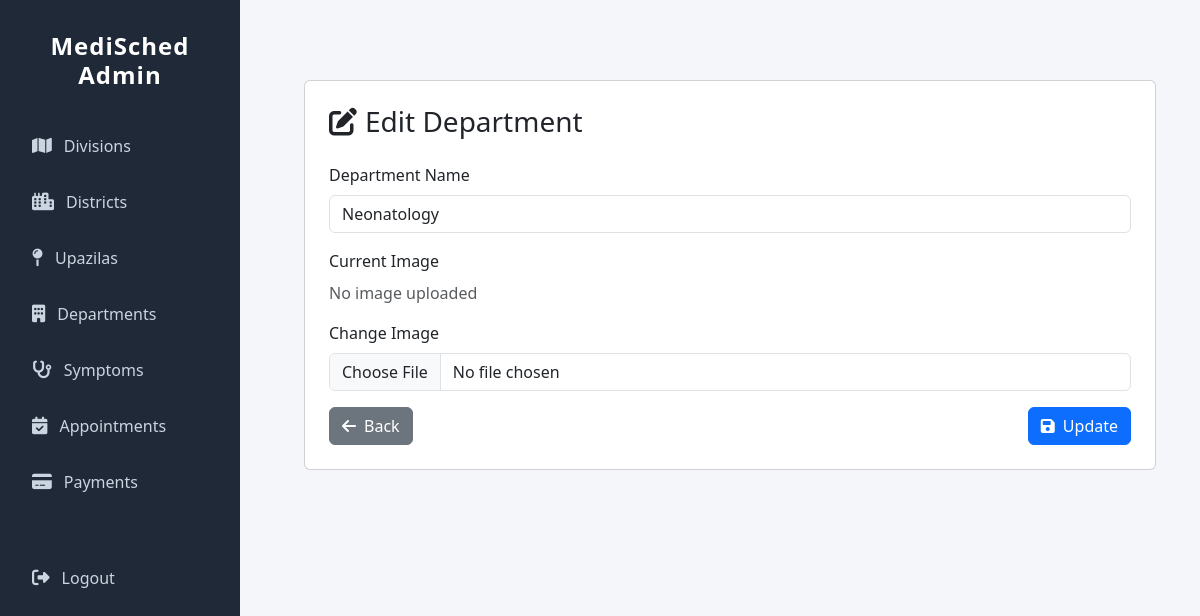
The page /adminapp/departments/edit/5/ on the database as committed earlier.
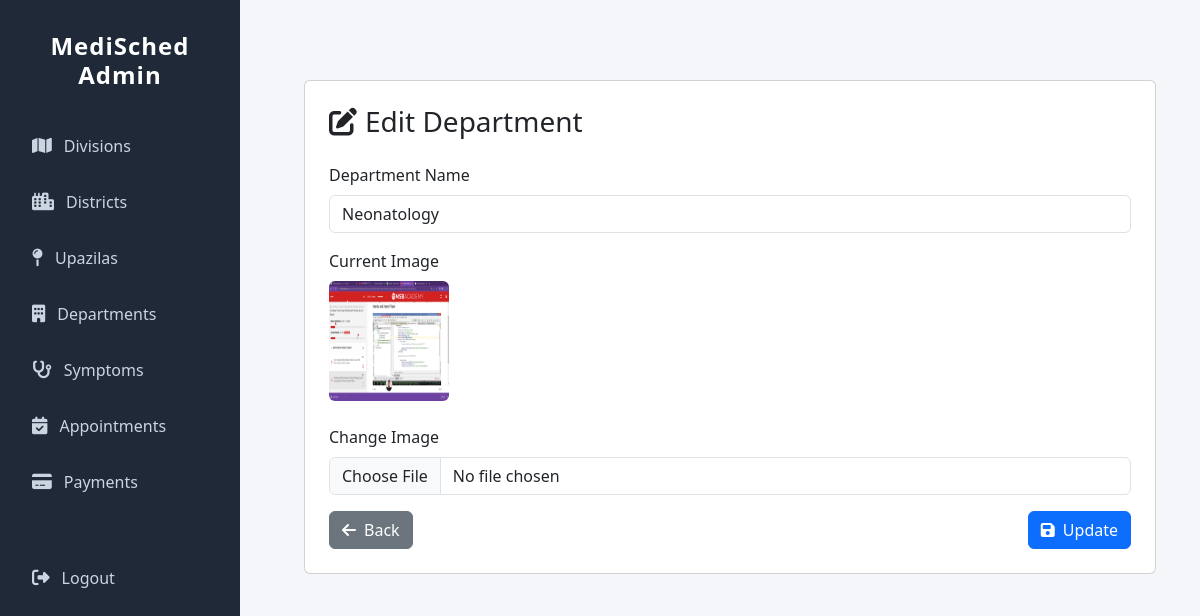
The same page on the database as committed later.
### adminapp/models.py (models this page shows, shortened)
class Department(models.Model):
    department_name = models.CharField(max_length=100, unique=True)
    department_image = models.ImageField(upload_to='department/',  blank=True, null=True)

### adminapp/views.py (the view, shortened to what this page needs)
# urls.py: path('departments/edit/<int:id>/', views.edit_department, name='edit_department'),  # <-- Edit
def edit_department(request, id):
    department = get_object_or_404(Department, id=id)
    return render(request, 'adminapp/edit_department.html', {'department': department})

### adminapp/templates/adminapp/edit_department.html (shortened to what this page needs)
{% extends 'adminapp/base_admin.html' %}
{% load static %}
{% block content %}
<div class="container mt-5">
  <div class="card p-4">
    <h3 class="mb-4"><i class="fa-solid fa-pen-to-square me-2"></i>Edit Department</h3>
    <form method="POST" enctype="multipart/form-data">
      <div class="mb-3">
        <label for="department_name" class="form-label">Department Name</label>
        <input type="text" name="department_name" id="department_name" class="form-control" value="{{ department.department_name }}" required>
      </div>
      <div class="mb-3">
        <label class="form-label">Current Image</label><br>
        {% if department.department_image %}
          <img src="{{ department.department_image.url }}" alt="{{ department.department_name }}" width="120" height="120" class="rounded mb-2">
        {% else %}
          <span class="text-muted">No image uploaded</span>
        {% endif %}
      </div>
      <div class="mb-3">
        <label for="department_image" class="form-label">Change Image</label>
        <input type="file" name="department_image" id="department_image" class="form-control" accept="image/*">
      </div>
      <div class="d-flex justify-content-between">
        <a href="{% url 'department_list' %}" class="btn btn-secondary">
          <i class="fa-solid fa-arrow-left me-2"></i>Back
        </a>
        <button type="submit" class="btn btn-primary">
          <i class="fa-solid fa-save me-2"></i>Update
        </button>
      </div>
    </form>
  </div>
</div>
{% endblock %}

Rows that differ between the two databases and show on the page:
changed Department "Neonatology": department_image: picture added; department_image empty → "department/cover1.png" (drawn)
Other text that changed with them:
text no longer shown: "No image uploaded"
